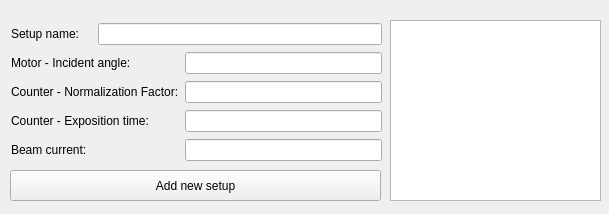
<?xml version="1.0" encoding="UTF-8"?>
<ui version="4.0">
 <class>Form</class>
 <widget class="QWidget" name="Form">
  <property name="geometry">
   <rect>
    <x>0</x>
    <y>0</y>
    <width>609</width>
    <height>214</height>
   </rect>
  </property>
  <property name="windowTitle">
   <string>Form</string>
  </property>
  <widget class="QPushButton" name="button_add_setup">
   <property name="geometry">
    <rect>
     <x>10</x>
     <y>170</y>
     <width>371</width>
     <height>31</height>
    </rect>
   </property>
   <property name="text">
    <string>Add new setup</string>
   </property>
  </widget>
  <widget class="QListWidget" name="listWidget_setups">
   <property name="geometry">
    <rect>
     <x>390</x>
     <y>20</y>
     <width>211</width>
     <height>181</height>
    </rect>
   </property>
  </widget>
  <widget class="QWidget" name="">
   <property name="geometry">
    <rect>
     <x>11</x>
     <y>22</y>
     <width>371</width>
     <height>141</height>
    </rect>
   </property>
   <layout class="QGridLayout" name="gridLayout">
    <item row="0" column="0">
     <widget class="QLabel" name="label_setupname">
      <property name="font">
       <font>
        <pointsize>9</pointsize>
        <weight>50</weight>
        <italic>false</italic>
        <bold>false</bold>
       </font>
      </property>
      <property name="text">
       <string>Setup name:</string>
      </property>
     </widget>
    </item>
    <item row="0" column="1" colspan="2">
     <widget class="QLineEdit" name="lineEdit_setupname">
      <property name="font">
       <font>
        <pointsize>9</pointsize>
        <weight>50</weight>
        <italic>false</italic>
        <bold>false</bold>
       </font>
      </property>
     </widget>
    </item>
    <item row="1" column="0" colspan="2">
     <widget class="QLabel" name="label_incidentangle">
      <property name="font">
       <font>
        <pointsize>9</pointsize>
        <weight>50</weight>
        <italic>false</italic>
        <bold>false</bold>
       </font>
      </property>
      <property name="text">
       <string>Motor - Incident angle:</string>
      </property>
     </widget>
    </item>
    <item row="1" column="2">
     <widget class="QLineEdit" name="lineEdit_incidentangle">
      <property name="font">
       <font>
        <pointsize>9</pointsize>
        <weight>50</weight>
        <italic>false</italic>
        <bold>false</bold>
       </font>
      </property>
     </widget>
    </item>
    <item row="2" column="0" colspan="2">
     <widget class="QLabel" name="label_normfactor">
      <property name="font">
       <font>
        <pointsize>9</pointsize>
        <weight>50</weight>
        <italic>false</italic>
        <bold>false</bold>
       </font>
      </property>
      <property name="text">
       <string>Counter - Normalization Factor:</string>
      </property>
     </widget>
    </item>
    <item row="2" column="2">
     <widget class="QLineEdit" name="lineEdit_normfactor">
      <property name="font">
       <font>
        <pointsize>9</pointsize>
        <weight>50</weight>
        <italic>false</italic>
        <bold>false</bold>
       </font>
      </property>
     </widget>
    </item>
    <item row="3" column="0" colspan="2">
     <widget class="QLabel" name="label_exposure">
      <property name="font">
       <font>
        <pointsize>9</pointsize>
        <weight>50</weight>
        <italic>false</italic>
        <bold>false</bold>
       </font>
      </property>
      <property name="text">
       <string>Counter - Exposition time:</string>
      </property>
     </widget>
    </item>
    <item row="3" column="2">
     <widget class="QLineEdit" name="lineEdit_exposure">
      <property name="font">
       <font>
        <pointsize>9</pointsize>
        <weight>50</weight>
        <italic>false</italic>
        <bold>false</bold>
       </font>
      </property>
     </widget>
    </item>
    <item row="4" column="0" colspan="2">
     <widget class="QLabel" name="label_current">
      <property name="font">
       <font>
        <pointsize>9</pointsize>
        <weight>50</weight>
        <italic>false</italic>
        <bold>false</bold>
       </font>
      </property>
      <property name="text">
       <string>Beam current:</string>
      </property>
     </widget>
    </item>
    <item row="4" column="2">
     <widget class="QLineEdit" name="lineEdit_current">
      <property name="font">
       <font>
        <pointsize>9</pointsize>
        <weight>50</weight>
        <italic>false</italic>
        <bold>false</bold>
       </font>
      </property>
     </widget>
    </item>
   </layout>
  </widget>
 </widget>
 <resources/>
 <connections/>
</ui>
